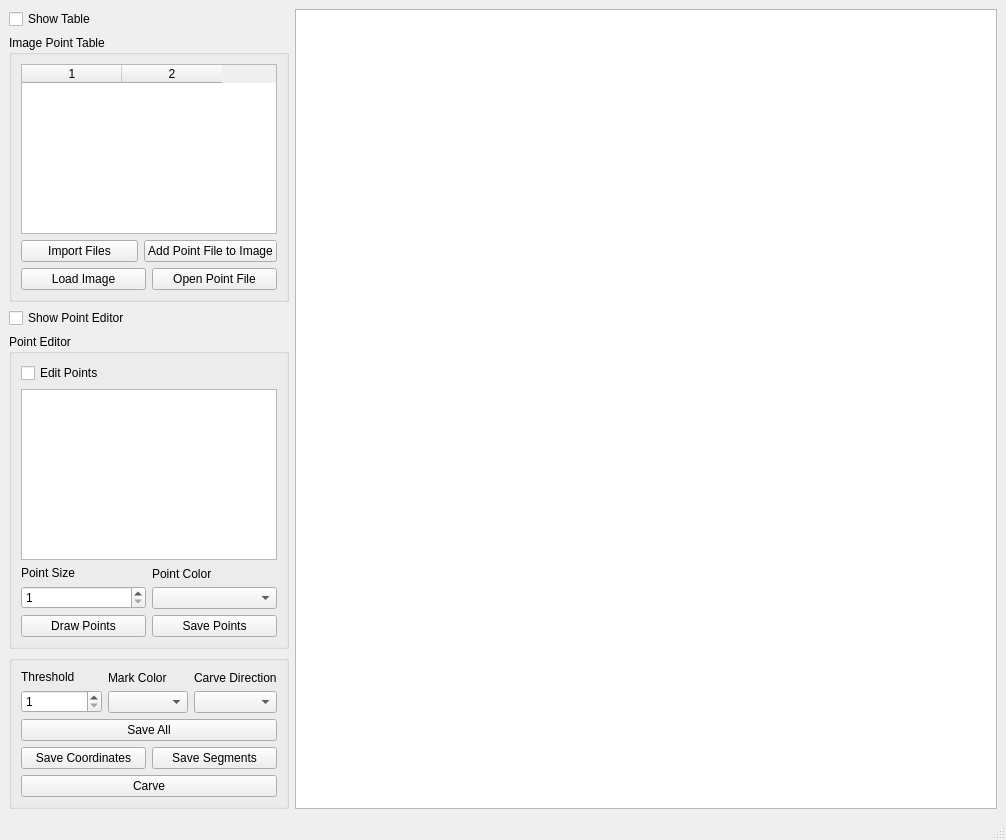
<?xml version="1.0" encoding="UTF-8"?>
<ui version="4.0">
 <class>MainWindow</class>
 <widget class="QMainWindow" name="MainWindow">
  <property name="geometry">
   <rect>
    <x>0</x>
    <y>0</y>
    <width>1006</width>
    <height>840</height>
   </rect>
  </property>
  <property name="windowTitle">
   <string>MainWindow</string>
  </property>
  <widget class="QWidget" name="centralwidget">
   <layout class="QVBoxLayout" name="verticalLayout_2" stretch="1">
    <item>
     <layout class="QHBoxLayout" name="horizontalLayout" stretch="0,1">
      <item>
       <layout class="QVBoxLayout" name="verticalLayout_5" stretch="1,0,0,0,0">
        <item>
         <widget class="QCheckBox" name="showTableCbox">
          <property name="text">
           <string>Show Table</string>
          </property>
         </widget>
        </item>
        <item>
         <widget class="QGroupBox" name="tableGroup">
          <property name="title">
           <string>Image Point Table</string>
          </property>
          <layout class="QVBoxLayout" name="verticalLayout_7">
           <item>
            <widget class="QTableWidget" name="tableWidget">
             <property name="selectionMode">
              <enum>QAbstractItemView::SingleSelection</enum>
             </property>
             <property name="selectionBehavior">
              <enum>QAbstractItemView::SelectRows</enum>
             </property>
             <property name="columnCount">
              <number>2</number>
             </property>
             <column/>
             <column/>
            </widget>
           </item>
           <item>
            <layout class="QHBoxLayout" name="horizontalLayout_8">
             <item>
              <widget class="QPushButton" name="importBtn">
               <property name="text">
                <string>Import Files</string>
               </property>
              </widget>
             </item>
             <item>
              <widget class="QPushButton" name="addPoint2ImageBtn">
               <property name="text">
                <string>Add Point File to Image</string>
               </property>
              </widget>
             </item>
            </layout>
           </item>
           <item>
            <layout class="QHBoxLayout" name="horizontalLayout_10">
             <item>
              <widget class="QPushButton" name="loadBtn">
               <property name="text">
                <string>Load Image</string>
               </property>
              </widget>
             </item>
             <item>
              <widget class="QPushButton" name="openPointBtn">
               <property name="toolTip">
                <string>Opens the point file in Point Editor</string>
               </property>
               <property name="text">
                <string>Open Point File</string>
               </property>
              </widget>
             </item>
            </layout>
           </item>
          </layout>
         </widget>
        </item>
        <item>
         <widget class="QCheckBox" name="pointEditorCbox">
          <property name="text">
           <string>Show Point Editor</string>
          </property>
         </widget>
        </item>
        <item>
         <widget class="QGroupBox" name="pointEditorGroup">
          <property name="title">
           <string>Point Editor</string>
          </property>
          <layout class="QVBoxLayout" name="verticalLayout_4">
           <item>
            <widget class="QCheckBox" name="editPointsCbox">
             <property name="text">
              <string>Edit Points</string>
             </property>
            </widget>
           </item>
           <item>
            <widget class="QPlainTextEdit" name="pointEditor"/>
           </item>
           <item>
            <layout class="QVBoxLayout" name="verticalLayout_6">
             <item>
              <layout class="QHBoxLayout" name="horizontalLayout_5">
               <item>
                <layout class="QVBoxLayout" name="verticalLayout_9">
                 <item>
                  <widget class="QLabel" name="pointSizeLabel">
                   <property name="text">
                    <string>Point Size</string>
                   </property>
                  </widget>
                 </item>
                 <item>
                  <widget class="QSpinBox" name="pointSizeSpin">
                   <property name="minimum">
                    <number>1</number>
                   </property>
                   <property name="maximum">
                    <number>10</number>
                   </property>
                  </widget>
                 </item>
                </layout>
               </item>
               <item>
                <layout class="QVBoxLayout" name="verticalLayout_8">
                 <item>
                  <widget class="QLabel" name="pointColorLabel">
                   <property name="text">
                    <string>Point Color</string>
                   </property>
                  </widget>
                 </item>
                 <item>
                  <widget class="QComboBox" name="pointColorComboBox"/>
                 </item>
                </layout>
               </item>
              </layout>
             </item>
            </layout>
           </item>
           <item>
            <layout class="QHBoxLayout" name="horizontalLayout_9">
             <item>
              <widget class="QPushButton" name="drawPointsBtn">
               <property name="text">
                <string>Draw Points</string>
               </property>
              </widget>
             </item>
             <item>
              <widget class="QPushButton" name="savePointsBtn">
               <property name="text">
                <string>Save Points</string>
               </property>
              </widget>
             </item>
            </layout>
           </item>
          </layout>
         </widget>
        </item>
        <item>
         <widget class="QGroupBox" name="carveGroup">
          <layout class="QVBoxLayout" name="verticalLayout_3">
           <item>
            <layout class="QHBoxLayout" name="horizontalLayout_6">
             <item>
              <layout class="QVBoxLayout" name="verticalLayout_12">
               <item>
                <widget class="QLabel" name="thresholdLabel">
                 <property name="text">
                  <string>Threshold</string>
                 </property>
                </widget>
               </item>
               <item>
                <widget class="QSpinBox" name="thresholdSpin">
                 <property name="minimum">
                  <number>1</number>
                 </property>
                </widget>
               </item>
              </layout>
             </item>
             <item>
              <layout class="QVBoxLayout" name="verticalLayout_10">
               <item>
                <widget class="QLabel" name="markColorLabel">
                 <property name="text">
                  <string>Mark Color</string>
                 </property>
                </widget>
               </item>
               <item>
                <widget class="QComboBox" name="markColorComboBox"/>
               </item>
              </layout>
             </item>
             <item>
              <layout class="QVBoxLayout" name="verticalLayout_11">
               <item>
                <widget class="QLabel" name="carveDirLabel">
                 <property name="text">
                  <string>Carve Direction</string>
                 </property>
                </widget>
               </item>
               <item>
                <widget class="QComboBox" name="carveDirComboBox"/>
               </item>
              </layout>
             </item>
            </layout>
           </item>
           <item>
            <layout class="QHBoxLayout" name="horizontalLayout_2">
             <item>
              <layout class="QVBoxLayout" name="verticalLayout">
               <item>
                <layout class="QHBoxLayout" name="horizontalLayout_4">
                 <item>
                  <widget class="QPushButton" name="saveAllBtn">
                   <property name="text">
                    <string>Save All</string>
                   </property>
                  </widget>
                 </item>
                </layout>
               </item>
               <item>
                <layout class="QHBoxLayout" name="horizontalLayout_7">
                 <item>
                  <widget class="QPushButton" name="saveCoordinatesBtn">
                   <property name="text">
                    <string>Save Coordinates</string>
                   </property>
                  </widget>
                 </item>
                 <item>
                  <widget class="QPushButton" name="saveBtn">
                   <property name="text">
                    <string>Save Segments</string>
                   </property>
                  </widget>
                 </item>
                </layout>
               </item>
               <item>
                <layout class="QHBoxLayout" name="horizontalLayout_3">
                 <item>
                  <widget class="QPushButton" name="carveBtn">
                   <property name="text">
                    <string>Carve</string>
                   </property>
                  </widget>
                 </item>
                </layout>
               </item>
              </layout>
             </item>
            </layout>
           </item>
          </layout>
         </widget>
        </item>
       </layout>
      </item>
      <item>
       <widget class="QGraphicsView" name="canvas"/>
      </item>
     </layout>
    </item>
   </layout>
  </widget>
  <widget class="QMenuBar" name="menubar">
   <property name="geometry">
    <rect>
     <x>0</x>
     <y>0</y>
     <width>1006</width>
     <height>23</height>
    </rect>
   </property>
  </widget>
  <widget class="QStatusBar" name="statusbar"/>
 </widget>
 <resources/>
 <connections/>
</ui>
